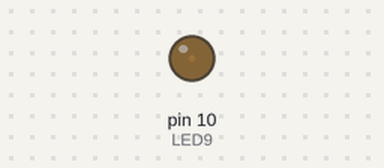
Bench run of a sketch on a simulated Arduino Uno, built with avr-gcc and run on an emulated ATmega328P. Parts: output pins drawn as LEDs (lit = HIGH).

Above: at 0.05 s.
At 0.4 s:
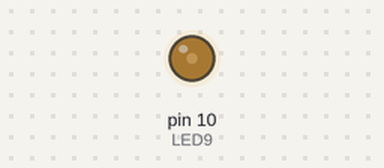
At 0.8 s:
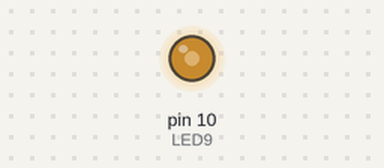
At 1.55 s:
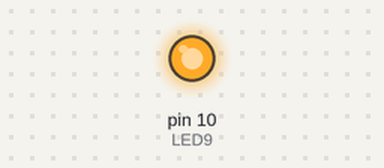
Timing chart, 0 to 3.6 s (numbered marks = the images above):
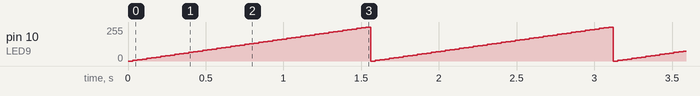

Measured:
- by itself, pin 10 (LED9): ramps from 0/255 to 255/255 and jumps back, once every 1.6 s

The sketch:

Fading.ino
```cpp
const int LED9 = 10;

void setup() {}

void loop() {
  for (int value = 0; value <= 255; value += 5) {
    analogWrite(LED9, value);
    delay(30);
  }
}
```
